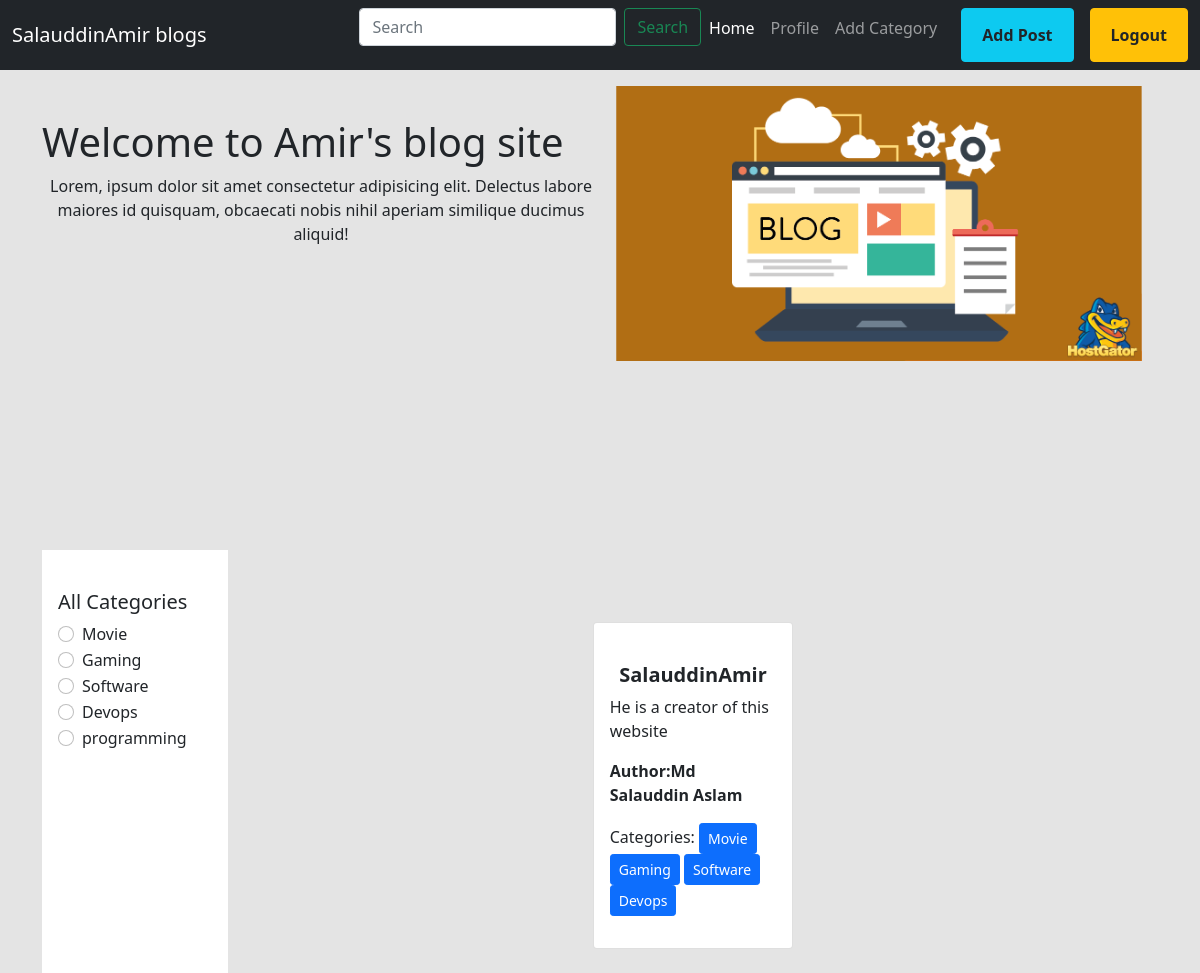
Page /category/software/ (signed in) on the committed database.
### categories/models.py (models this page shows, shortened)
class Category(models.Model):
    name=models.CharField(max_length=100)
    slug = models.SlugField(max_length=100,null=True,blank=True,unique=True)

### post/models.py (models this page shows)
class post(models.Model):
    title = models.CharField(max_length=50)
    content =models.TextField()
    category=models.ManyToManyField(Category)
    author = models.ForeignKey(User, on_delete =models.CASCADE)
    image=models.ImageField(upload_to ='post/media/uploads/',blank=True,null=True)
    def __str__(self) -> str:
        return self.title

### blogProject/views.py (the view)
# urls.py: 2. Add a URL to urlpatterns:  path('', views.home, name='home')
def home(request, category_slug=None):
    data = post.objects.all()
    categories = Category.objects.all()
    if category_slug is not None:
        category = get_object_or_404(Category, slug=category_slug)
        data = post.objects.filter(category=category)
        print(data)
    return render(request, 'home.html', {'data': data, 'categories': categories})

### templates/home.html (shortened to what this page needs)
{% extends "base.html" %}
{% load  static%}
{% block content %}
<div style="height:60vh" class="d-flex flex-wrap  ">
  <div class="col-6 mt-5 text-dark">
    <h1>Welcome to Amir's blog site</h1>
    <p class="text-center">Lorem, ipsum dolor sit amet consectetur adipisicing elit. Delectus labore maiores id quisquam,  obcaecati nobis nihil aperiam similique ducimus aliquid!</p>
  </div>
  <div class="col-6  ">
    <img class="w-100 m-auto p-3" src="{% static 'banner.png'%}" alt="">
  </div>
   </div>
 <div class="d-flex flex-wrap ">
  <div class="col-2   bg-white p-3">
    <h5 class="mt-4">All Categories</h5>
    {% for category in categories%}
    <div class="form-check">
      <input class="form-check-input" type="radio" name="category" id="{{category.id}}">
      <label class="form-check-label" for="{{category.id}}">
       <a href="{% url 'wise_post' category.id%}" class="text-decoration-none text-dark">{{category.name}}</a>
      </label>
    </div>
    {% endfor %}
  </div>
  <div class="col-10 p-3  ">
   <div class="d-flex flex-wrap justify-content-center px-5 pt-5">
    {% for i in data%}
    <div class="col-sm-3 m-2">
       <div class="card ">
         <div class="card-body ">
           <h5 class="card-title text-center"><a class="text-decoration-none text-dark fw-bold" href="{% url 'detail_post' i.id%}">{{i.title}}</a></h5>
           <p class="card-text">{{i.content | truncatewords:15}}</p>
           <p class="fw-bold">Author:{{i.author.first_name}} {{i.author.last_name}}</p>
       <p>   Categories:
           {% for j in i.category.all %}
         <button href="#" class="btn btn-primary btn-sm"> {{j.name}}</button>
           {% endfor %}
       </p>
         </div>
       </div>
     </div>
     {% endfor %}
   </div>
    </div>
 </div>
{% endblock content %}

### rows in the picture
Category: name "Movie"
Category: name "Gaming"
Category: name "Software"
Category: name "Devops"
Category: name "programming"
post: title "SalauddinAmir", content "He is a creator of this website", author.first_name "Md Salauddin", author.last_name "Aslam"
